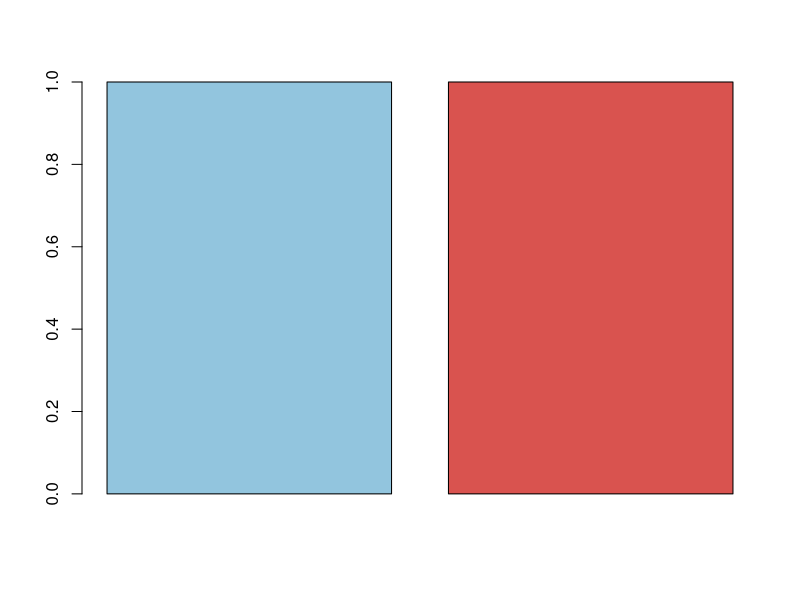
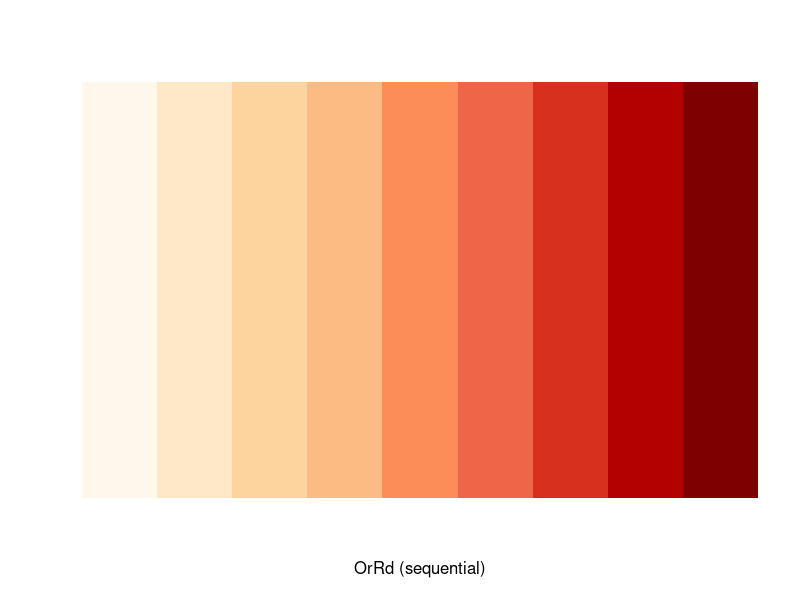

Source code (R) for these figures, in order: (Note: this script raises an error after producing the figures.)

##看细胞在基因的表达情况(小规模数据集)
library(pheatmap)
library(RColorBrewer)
colorName <- c(brewer.pal(9,"OrRd")[6], brewer.pal(9,"Set1")[2])
colorName <- c('#d86967', '#58539f')
colorName <- c(rgb(243,104,176, maxColorValue = 255), rgb(92,219,253, maxColorValue = 255))
colorName <- c(rgb(146,197,222, maxColorValue = 255), rgb(217,83,79, maxColorValue = 255))
barplot(rep(1,2), 1, col = colorName)
display.brewer.pal(9,"OrRd")
Data_3_simulation <- Data_3[Simulation_GENE_index,]
pheatmap(Data_3_simulation, cluster_rows = F, cluster_cols = F, color = colorName, legend = F, cex = 0.9)
#画细胞在基因表达情况热图
drawBiclusterExpressed <- function(bicluster = B){
  library(pheatmap)
  colorName <- c(rgb(146,197,222, maxColorValue = 255), rgb(217,83,79, maxColorValue = 255))
  gene_index <- bicluster[[1]]
  Cell_names <- bicluster$`cell names`
  bicluster_expressed <- Data_3_simulation[sort(gene_index),which(colnames(Data_3) %in% Cell_names)]
  if(sum(bicluster_expressed) < length(gene_index) * length(Cell_names)){
    pheatmap(bicluster_expressed, cluster_rows = F, cluster_cols = F, color = colorName, legend = F)
  }
  else{
    pheatmap(bicluster_expressed, legend = F, cluster_rows = F, cluster_cols = F, color = colorName[2], breaks = 1)
  }
}

B <- GAbiclustering_fate_result[[1]]
B <- GAbiclustering_all_result[[1]]
B <- All_B[[1]]
drawBiclusterExpressed(B)
B <- All_B[[2]]
drawBiclusterExpressed(B)
B <- All_B[[3]]
drawBiclusterExpressed(B)
B <- All_B[[4]]
drawBiclusterExpressed(B)
B <- All_B[[5]]
drawBiclusterExpressed(B)
B <- All_B[[6]]
drawBiclusterExpressed(B)
B <- All_B[[7]]
drawBiclusterExpressed(B)
B <- All_B[[8]]
drawBiclusterExpressed(B)
B <- All_B[[9]]
drawBiclusterExpressed(B)
B <- All_B[[10]]
drawBiclusterExpressed(B)









                                                 